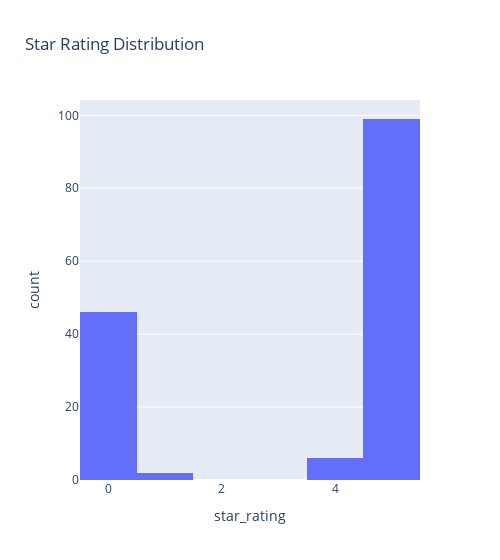

The notebook cell this image was saved under:
### Markdown cell above
### EDA

### Code cell
px.histogram(all_df, 'star_rating', width=500, title='Star Rating Distribution')

### Figure 1 — Plotly figure (JSON) as saved in the notebook; plotly's stock layout.template omitted (floating-point values rounded to 4 significant figures; data arrays with more than 128 entries replaced by an {"elided": "..."} marker saying what was removed)
{"data": [{"alignmentgroup": "True", "bingroup": "x", "hovertemplate": "star_rating=%{x}<br>count=%{y}<extra></extra>", "legendgroup": "", "marker": {"color": "#636efa", "pattern": {"shape": ""}}, "name": "", "offsetgroup": "", "orientation": "v", "showlegend": false, "type": "histogram", "x": {"elided": "153 float values"}, "xaxis": "x", "yaxis": "y"}], "layout": {"barmode": "relative", "legend": {"tracegroupgap": 0}, "title": {"text": "Star Rating Distribution"}, "width": 500, "xaxis": {"anchor": "y", "domain": [0, 1], "title": {"text": "star_rating"}}, "yaxis": {"anchor": "x", "domain": [0, 1], "title": {"text": "count"}}}}
